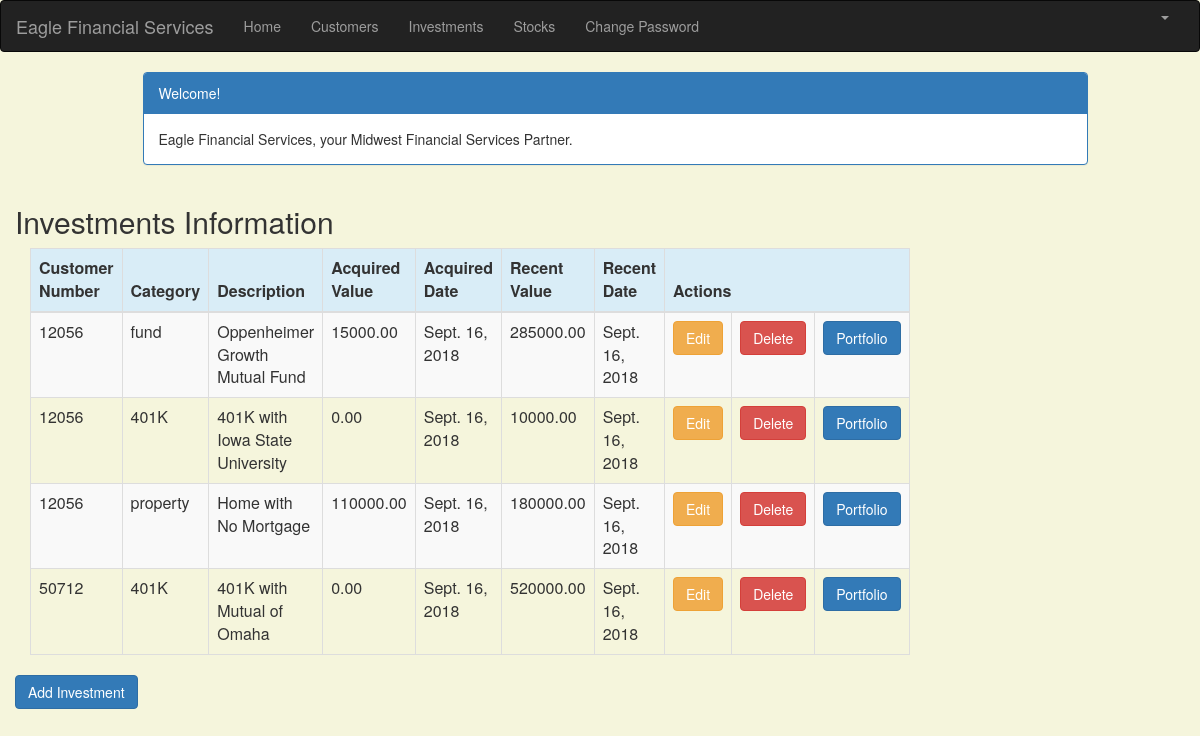
The app's page /investment_list (signed in) with its own data.
### portfolio/models.py (models this page shows, shortened)
class Investment(models.Model):
    customer = models.ForeignKey(Customer, on_delete=models.CASCADE,related_name='investments')
    category = models.CharField(max_length=50)
    description = models.CharField(max_length=200)
    acquired_value = models.DecimalField(max_digits=10, decimal_places=2)
    acquired_date = models.DateField(default=timezone.now)
    recent_value = models.DecimalField(max_digits=10, decimal_places=2)
    recent_date = models.DateField(default=timezone.now, blank=True, null=True)

class Customer(models.Model):
    name = models.CharField(max_length=50)
    address = models.CharField(max_length=200)
    cust_number = models.IntegerField(blank=False,null=False)
    city = models.CharField(max_length=50)
    state = models.CharField(max_length=50)
    zipcode = models.CharField(max_length=10)
    email = models.EmailField(max_length=200)
    cell_phone = models.CharField(max_length=50)
    created_date = models.DateTimeField(default=timezone.now())
    updated_date = models.DateTimeField(auto_now_add=True)
    def __str__(self):
        return str(self.cust_number)

### portfolio/views.py (the view)
# urls.py: path('investment_list', views.investment_list, name='investment_list'),
@login_required
def investment_list(request):
    investments = Investment.objects.filter(acquired_date__lte=timezone.now())
    return render(request, 'portfolio/investment_list.html',{'investments': investments})

### portfolio/templates/portfolio/investment_list.html (shortened to what this page needs)
{% extends 'portfolio/base.html' %}
{% block content %}
<html>
<head>
    <link rel="stylesheet" href="https://maxcdn.bootstrapcdn.com/bootstrap/3.3.4/css/bootstrap.min.css">
</head>
<body>
<div class="container">
    <div class="row">
     <div class="col-md-10 col-md-offset-1">
         <div class="panel panel-primary">
             <div class="panel-heading">Welcome!</div>
             <div class="panel-body">
                 Eagle Financial Services, your Midwest Financial Services Partner.
             </div>
         </div>
     </div>
    </div>
</div>
<div class="row">
    <h2 style=""padding-left :15px">Investments Information</h2>
</div>
<div>
    <table class="table table-striped table-bordered table-hover">
        <thead>
        <tr class="bg-info">
            <th>Customer Number</th>
            <th>Category</th>
            <th>Description</th>
            <th>Acquired Value</th>
            <th>Acquired Date</th>
            <th>Recent Value</th>
            <th>Recent Date</th>
            <th colspan="3">Actions</th>
        </tr>
        </thead>
        <tbody>
        {% for investment in investments %}
            <tr>
                <td>{{ investment.customer }}</td>
                <td>{{ investment.category }}</td>
                <td>{{ investment.description }}</td>
                <td>{{ investment.acquired_value }}</td>
                <td>{{ investment.acquired_date }}</td>
                <td>{{ investment.recent_value }}</td>
                <td>{{ investment.recent_date }}</td>
                <td><a href="{% url 'portfolio:investment_edit' pk=investment.pk%}" class="btn btn-warning">Edit</a></td>
                <td><a href="{% url 'portfolio:investment_delete' pk=investment.pk%}" onclick="return confirm('Are you sure you want to delete?')" class="btn btn-danger">Delete</a></td>
                <td><a href="" class="btn btn-primary">Portfolio</a></td>
            </tr>
        {% endfor %}
        </tbody>
    </table>
    <div class="row">
            <a href="{% url 'portfolio:investment_new' %}" class="row"><span
                    class="btn btn-primary">Add Investment</span></a>
        </div>
</div>
</body>
</html>
{% endblock %}

### portfolio/templates/portfolio/base.html (shortened to what this page needs)
{% load staticfiles %}
<html lang="en">
<head>
    <link rel="stylesheet" href="https://maxcdn.bootstrapcdn.com/bootstrap/3.3.7/css/bootstrap.min.css">
</head>
<body id="app-layout">
<nav class="navbar navbar-inverse">
    <div class="container-fluid">
        <div class="navbar-header">
            <a class="navbar-brand" href="/">
                Eagle Financial Services
            </a>
        </div>
        <div class="collapse navbar-collapse" id="myNavbar">
            <ul class="nav navbar-nav">
                <li><a href="{% url 'portfolio:home' %}">Home</a></li>
                <li><a href="{% url 'portfolio:customer_list' %}">Customers</a></li>
               <li><a href="{% url 'portfolio:investment_list' %}">Investments</a></li>
                <li><a href="{% url 'portfolio:stock_list' %}">Stocks</a></li>
                <li style="margin-left: auto"><a href="{% url 'password_change' %}">Change Password</a></li>
            </ul>
            <ul class="nav navbar-nav navbar-right">
                {% if user.is_authenticated %}
                    <li class="dropdown">
                        <a href="#" class="dropdown-toggle" data-toggle="dropdown" role="button" aria-expanded="false">
                            <span class="caret"></span>
                        </a>
                    </li>
                {% else %}
                    <li><a href="{% url 'login' %}"><span class="glyphicon glyphicon-log-in"></span> Login</a></li>
                {% endif %}
            </ul>
        </div>
    </div>
</nav>
<div class="content container">
    <div class="row">
        <div class="col-md-8">
            {% block content %}{% endblock %}
        </div>
    </div>
</body>
</html>

### portfolio/templates/portfolio/base.html (style rules this page uses)
.navbar { margin-bottom: 0; border-radius: 0; }

### portfolio/templates/portfolio/investment_list.html (style rules this page uses)
body { background-color:beige; }

### records on screen
Investment: customer "12056", category "fund", description "Oppenheimer Growth Mutual Fund", acquired_value "15000.00", acquired_date "Sept. 16, 2018", recent_value "285000.00", recent_date "Sept. 16, 2018"
Investment: customer "12056", category "401K", description "401K with Iowa State University", acquired_value "0.00", acquired_date "Sept. 16, 2018", recent_value "10000.00", recent_date "Sept. 16, 2018"
Investment: customer "12056", category "property", description "Home with No Mortgage", acquired_value "110000.00", acquired_date "Sept. 16, 2018", recent_value "180000.00", recent_date "Sept. 16, 2018"
Investment: customer "50712", category "401K", description "401K with Mutual of Omaha", acquired_value "0.00", acquired_date "Sept. 16, 2018", recent_value "520000.00", recent_date "Sept. 16, 2018"
